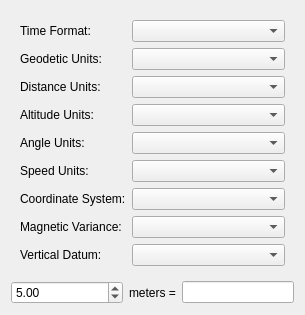
<?xml version="1.0" encoding="UTF-8"?>
<ui version="4.0">
 <class>UnitsComboBoxTest</class>
 <widget class="QWidget" name="UnitsComboBoxTest">
  <property name="geometry">
   <rect>
    <x>0</x>
    <y>0</y>
    <width>305</width>
    <height>292</height>
   </rect>
  </property>
  <property name="sizePolicy">
   <sizepolicy hsizetype="Preferred" vsizetype="Maximum">
    <horstretch>0</horstretch>
    <verstretch>0</verstretch>
   </sizepolicy>
  </property>
  <property name="minimumSize">
   <size>
    <width>225</width>
    <height>0</height>
   </size>
  </property>
  <property name="windowTitle">
   <string>Unit Selection</string>
  </property>
  <layout class="QVBoxLayout" name="verticalLayout">
   <item>
    <widget class="QWidget" name="unitsWidget" native="true">
     <layout class="QFormLayout" name="formLayout">
      <item row="0" column="0">
       <widget class="QLabel" name="timeLabel">
        <property name="sizePolicy">
         <sizepolicy hsizetype="Maximum" vsizetype="Preferred">
          <horstretch>0</horstretch>
          <verstretch>0</verstretch>
         </sizepolicy>
        </property>
        <property name="text">
         <string>Time Format:</string>
        </property>
        <property name="buddy">
         <cstring>timeCombo</cstring>
        </property>
       </widget>
      </item>
      <item row="0" column="1">
       <widget class="QComboBox" name="timeCombo"/>
      </item>
      <item row="1" column="0">
       <widget class="QLabel" name="geodeticLabel">
        <property name="sizePolicy">
         <sizepolicy hsizetype="Maximum" vsizetype="Preferred">
          <horstretch>0</horstretch>
          <verstretch>0</verstretch>
         </sizepolicy>
        </property>
        <property name="text">
         <string>Geodetic Units:</string>
        </property>
        <property name="buddy">
         <cstring>geodeticCombo</cstring>
        </property>
       </widget>
      </item>
      <item row="1" column="1">
       <widget class="QComboBox" name="geodeticCombo">
        <property name="toolTip">
         <string>Units for geodetic (LLA) angle text</string>
        </property>
       </widget>
      </item>
      <item row="2" column="0">
       <widget class="QLabel" name="distanceLabel">
        <property name="sizePolicy">
         <sizepolicy hsizetype="Maximum" vsizetype="Preferred">
          <horstretch>0</horstretch>
          <verstretch>0</verstretch>
         </sizepolicy>
        </property>
        <property name="text">
         <string>Distance Units:</string>
        </property>
        <property name="buddy">
         <cstring>distanceCombo</cstring>
        </property>
       </widget>
      </item>
      <item row="2" column="1">
       <widget class="QComboBox" name="distanceCombo">
        <property name="toolTip">
         <string>Units for distance text</string>
        </property>
        <property name="maxVisibleItems">
         <number>15</number>
        </property>
       </widget>
      </item>
      <item row="3" column="0">
       <widget class="QLabel" name="altitudeLabel">
        <property name="sizePolicy">
         <sizepolicy hsizetype="Maximum" vsizetype="Preferred">
          <horstretch>0</horstretch>
          <verstretch>0</verstretch>
         </sizepolicy>
        </property>
        <property name="text">
         <string>Altitude Units:</string>
        </property>
        <property name="buddy">
         <cstring>altitudeCombo</cstring>
        </property>
       </widget>
      </item>
      <item row="3" column="1">
       <widget class="QComboBox" name="altitudeCombo">
        <property name="toolTip">
         <string>Units for altitude text</string>
        </property>
        <property name="maxVisibleItems">
         <number>15</number>
        </property>
       </widget>
      </item>
      <item row="4" column="0">
       <widget class="QLabel" name="angleLabel">
        <property name="sizePolicy">
         <sizepolicy hsizetype="Maximum" vsizetype="Preferred">
          <horstretch>0</horstretch>
          <verstretch>0</verstretch>
         </sizepolicy>
        </property>
        <property name="text">
         <string>Angle Units:</string>
        </property>
        <property name="buddy">
         <cstring>angleCombo</cstring>
        </property>
       </widget>
      </item>
      <item row="4" column="1">
       <widget class="QComboBox" name="angleCombo">
        <property name="toolTip">
         <string>Units for angle text</string>
        </property>
       </widget>
      </item>
      <item row="5" column="0">
       <widget class="QLabel" name="speedLabel">
        <property name="sizePolicy">
         <sizepolicy hsizetype="Maximum" vsizetype="Preferred">
          <horstretch>0</horstretch>
          <verstretch>0</verstretch>
         </sizepolicy>
        </property>
        <property name="text">
         <string>Speed Units:</string>
        </property>
        <property name="buddy">
         <cstring>speedCombo</cstring>
        </property>
       </widget>
      </item>
      <item row="5" column="1">
       <widget class="QComboBox" name="speedCombo">
        <property name="toolTip">
         <string>Units for speed text</string>
        </property>
       </widget>
      </item>
      <item row="6" column="0">
       <widget class="QLabel" name="coordLabel">
        <property name="sizePolicy">
         <sizepolicy hsizetype="Maximum" vsizetype="Preferred">
          <horstretch>0</horstretch>
          <verstretch>0</verstretch>
         </sizepolicy>
        </property>
        <property name="text">
         <string>Coordinate System:</string>
        </property>
        <property name="buddy">
         <cstring>coordCombo</cstring>
        </property>
       </widget>
      </item>
      <item row="6" column="1">
       <widget class="QComboBox" name="coordCombo">
        <property name="toolTip">
         <string>Coordinate system for position text</string>
        </property>
       </widget>
      </item>
      <item row="7" column="0">
       <widget class="QLabel" name="magVarLabel">
        <property name="sizePolicy">
         <sizepolicy hsizetype="Maximum" vsizetype="Preferred">
          <horstretch>0</horstretch>
          <verstretch>0</verstretch>
         </sizepolicy>
        </property>
        <property name="text">
         <string>Magnetic Variance:</string>
        </property>
        <property name="buddy">
         <cstring>magVarCombo</cstring>
        </property>
       </widget>
      </item>
      <item row="7" column="1">
       <widget class="QComboBox" name="magVarCombo">
        <property name="toolTip">
         <string>Magnetic variance for angle text</string>
        </property>
       </widget>
      </item>
      <item row="8" column="0">
       <widget class="QLabel" name="vertDatumLabel">
        <property name="sizePolicy">
         <sizepolicy hsizetype="Maximum" vsizetype="Preferred">
          <horstretch>0</horstretch>
          <verstretch>0</verstretch>
         </sizepolicy>
        </property>
        <property name="text">
         <string>Vertical Datum:</string>
        </property>
        <property name="buddy">
         <cstring>vertDatumCombo</cstring>
        </property>
       </widget>
      </item>
      <item row="8" column="1">
       <widget class="QComboBox" name="vertDatumCombo">
        <property name="toolTip">
         <string>Vertical datum for altitude text</string>
        </property>
       </widget>
      </item>
     </layout>
    </widget>
   </item>
   <item>
    <layout class="QHBoxLayout" name="horizontalLayout">
     <item>
      <widget class="QDoubleSpinBox" name="inputValueSpin">
       <property name="sizePolicy">
        <sizepolicy hsizetype="Expanding" vsizetype="Fixed">
         <horstretch>0</horstretch>
         <verstretch>0</verstretch>
        </sizepolicy>
       </property>
       <property name="minimum">
        <double>-99999999999.000000000000000</double>
       </property>
       <property name="maximum">
        <double>99999999999.000000000000000</double>
       </property>
       <property name="value">
        <double>5.000000000000000</double>
       </property>
      </widget>
     </item>
     <item>
      <widget class="QLabel" name="angleLabel_2">
       <property name="sizePolicy">
        <sizepolicy hsizetype="Maximum" vsizetype="Preferred">
         <horstretch>0</horstretch>
         <verstretch>0</verstretch>
        </sizepolicy>
       </property>
       <property name="text">
        <string>meters =</string>
       </property>
       <property name="buddy">
        <cstring>angleCombo</cstring>
       </property>
      </widget>
     </item>
     <item>
      <widget class="QLineEdit" name="lineEdit_2">
       <property name="readOnly">
        <bool>true</bool>
       </property>
      </widget>
     </item>
    </layout>
   </item>
  </layout>
 </widget>
 <tabstops>
  <tabstop>timeCombo</tabstop>
  <tabstop>geodeticCombo</tabstop>
  <tabstop>distanceCombo</tabstop>
  <tabstop>altitudeCombo</tabstop>
  <tabstop>angleCombo</tabstop>
  <tabstop>speedCombo</tabstop>
  <tabstop>coordCombo</tabstop>
  <tabstop>magVarCombo</tabstop>
  <tabstop>vertDatumCombo</tabstop>
 </tabstops>
 <resources/>
 <connections/>
</ui>
